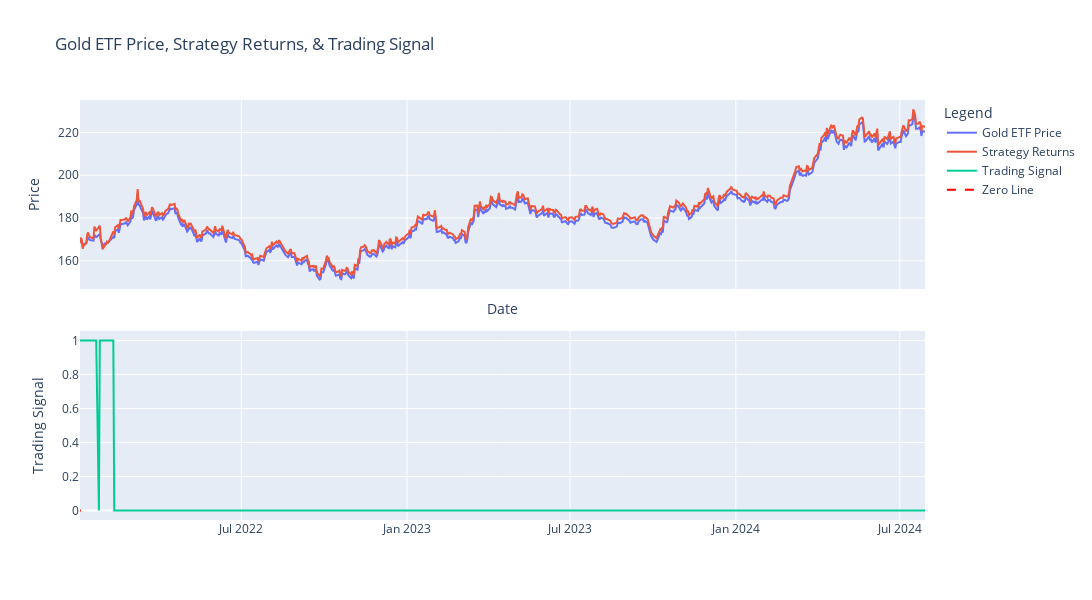

Write notebook code for a chart like this one.
### Markdown cell above
The trading strategy based on the LSTM model's predictions yielded a Sharpe Ratio of 0.18, indicating moderate risk-adjusted returns. A Sharpe Ratio above 0.5 suggests that the strategy is generating returns that are favorable relative to the risk taken, but there is still room for improvement in terms of optimizing risk-reward efficiency. Additionally, the Maximum Drawdown of 0.03 (or 3%) shows that the largest observed loss during the strategy was relatively small, highlighting effective risk management and minimal exposure to significant losses. Overall, these metrics suggest that while the strategy is profitable and relatively low-risk, there may be opportunities to further refine and enhance its performance.

### Code cell
# Plot the strategy returns and equity curve
fig = make_subplots(rows=2, cols=1, shared_xaxes=True, vertical_spacing=0.1)

# First subplot: Gold ETF Price and Strategy Returns
fig.add_trace(go.Scatter(x=gold.index, y=gold['Price'], mode='lines', name='Gold ETF Price'), row=1, col=1)

fig.add_trace(go.Scatter(x=gold.index, y=gold['Price'] * (1 + gold['Strategy Returns'].cumsum().fillna(0)),
                                                          mode='lines', name='Strategy Returns'), row=1, col=1)

# Second subplot: Trading Signal
fig.add_trace(go.Scatter(x=gold.index, y=gold['Trading Signal'], mode='lines', name='Trading Signal'), row=2, col=1)

# Add a horizontal line at y=0 for the Trading Signal
fig.add_trace(go.Scatter(x=gold.index, y=[0,0], 
                         mode='lines', line=dict(color='red', dash='dash'), name='Zero Line'), row=2, col=1)

# Update layout
fig.update_layout(
    title='Gold ETF Price, Strategy Returns, & Trading Signal',
    xaxis_title='Date',
    yaxis_title='Price',
    legend_title='Legend',
    autosize=False,
    width=1100,
    height=600
)

# Update y-axis titles for each subplot
fig.update_yaxes(title_text="Price", row=1, col=1)
fig.update_yaxes(title_text="Trading Signal", row=2, col=1)

# Show the plot
fig.show()

### Figure 1 — Plotly figure (JSON) as saved in the notebook; plotly's stock layout.template omitted (floating-point values rounded to 4 significant figures; data arrays with more than 128 entries replaced by an {"elided": "..."} marker saying what was removed)
{"data": [{"mode": "lines", "name": "Gold ETF Price", "type": "scatter", "x": {"elided": "645 str values"}, "xaxis": "x", "y": {"elided": "645 float values"}, "yaxis": "y"}, {"mode": "lines", "name": "Strategy Returns", "type": "scatter", "x": {"elided": "645 str values"}, "xaxis": "x", "y": {"elided": "645 float values"}, "yaxis": "y"}, {"mode": "lines", "name": "Trading Signal", "type": "scatter", "x": {"elided": "645 str values"}, "xaxis": "x2", "y": {"elided": "645 int values"}, "yaxis": "y2"}, {"line": {"color": "red", "dash": "dash"}, "mode": "lines", "name": "Zero Line", "type": "scatter", "x": {"elided": "645 str values"}, "xaxis": "x2", "y": [0, 0], "yaxis": "y2"}], "layout": {"autosize": false, "height": 600, "legend": {"title": {"text": "Legend"}}, "title": {"text": "Gold ETF Price, Strategy Returns, & Trading Signal"}, "width": 1100, "xaxis": {"anchor": "y", "domain": [0, 1], "matches": "x2", "showticklabels": false, "title": {"text": "Date"}}, "xaxis2": {"anchor": "y2", "domain": [0, 1]}, "yaxis": {"anchor": "x", "domain": [0.55, 1], "title": {"text": "Price"}}, "yaxis2": {"anchor": "x2", "domain": [0, 0.45], "title": {"text": "Trading Signal"}}}}
